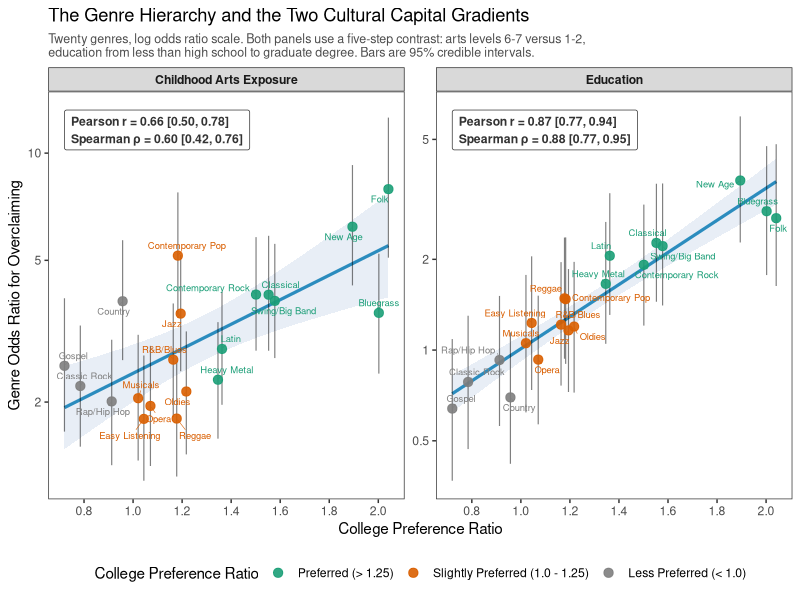
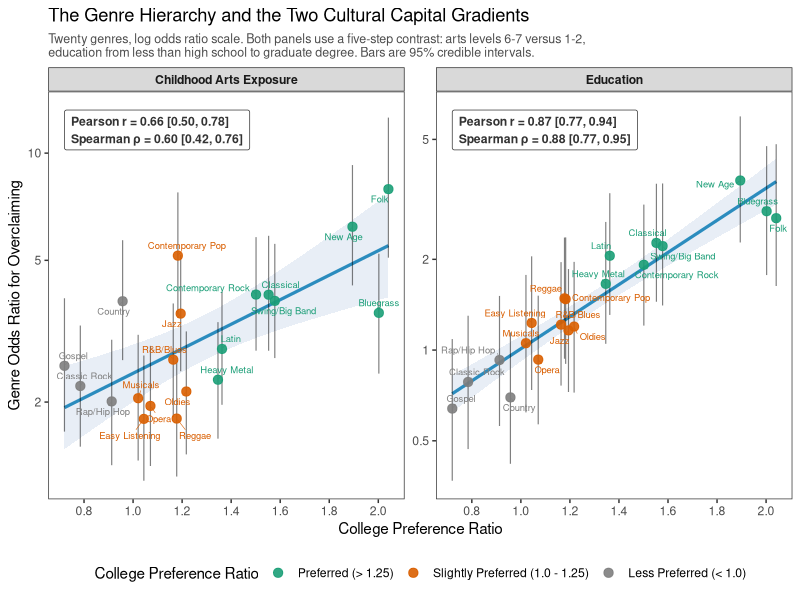

Reproduce these figures in R, in order.
#' @title Figure 7: College Preference Ratio against overclaiming odds for arts
#'   and education, two panels
#' @description Merged version of the two single-panel prestige figures (formerly
#'   two separate figures, one per exposure). For each genre the left
#'   panel pairs the childhood arts exposure odds ratio for overclaiming with the
#'   genre's College Preference Ratio, and the right panel does the same for
#'   education. Both panels come from paper Model 3 (arts and education slopes in
#'   the same genre random effects), via cache/m11_genre_summary.csv and
#'   cache/m11_correlations.csv written by post_m11_genre_effects.R, so the
#'   script needs no fit in memory.
#'
#'   The two panels use different exposure contrasts, so the y axes stay free:
#'   arts is the six-step contrast (exposure level 7 versus level 1) and education
#'   is the five-step contrast (less than high school to graduate degree). The
#'   x axis is shared, which is what makes the tighter education correspondence
#'   visible.
#'
#'   Output: Plots/fig7_prestige_odds.png

# The rho glyph needs a UTF-8 locale when the script runs outside the Positron
# console (plain Rscript inherits C, which drops it).
Sys.setlocale("LC_CTYPE", "en_US.UTF-8")

library(ggplot2)
library(ggrepel)
library(dplyr)
library(tidyr)

gs <- read.csv("cache/m11_genre_summary.csv", stringsAsFactors = FALSE)
stopifnot(nrow(gs) == 20, !any(is.na(gs$ratio_col)))

cor_tab <- read.csv("cache/m11_correlations.csv", stringsAsFactors = FALSE)
lab_row <- function(pear, spea) {
  one <- function(nm, sym) {
    r <- cor_tab[cor_tab$Statistic == nm, ]
    stopifnot(nrow(r) == 1)
    sprintf("%s = %.2f [%.2f, %.2f]", sym, r$Median, r$CrI_2.5, r$CrI_97.5)
  }
  paste(one(pear, "Pearson r"), one(spea, "Spearman \u03c1"), sep = "\n")
}

# Both panels use a five-step contrast, matching the arts contrast reported in the
# text (levels 6-7 versus 1-2) and the full education range (less than high school
# to graduate degree).
n_steps <- 5
d <- gs |>
  mutate(
    arts_or = exp(arts_slope_med * n_steps),
    arts_lo = exp(arts_slope_lo * n_steps),
    arts_hi = exp(arts_slope_hi * n_steps),
    educ_or = exp(educ_slope_med * n_steps),
    educ_lo = exp(educ_slope_lo * n_steps),
    educ_hi = exp(educ_slope_hi * n_steps)
  ) |>
  select(genre_name, ratio_col, pref_cat, arts_or, arts_lo, arts_hi,
         educ_or, educ_lo, educ_hi)

pref_levels <- c("Preferred (> 1.25)", "Slightly Preferred (1.0 - 1.25)", "Less Preferred (< 1.0)")
pref_colors <- c(
  "Preferred (> 1.25)"              = "#1b9e77",
  "Slightly Preferred (1.0 - 1.25)" = "#d95f02",
  "Less Preferred (< 1.0)"          = "gray50"
)
d <- d |> mutate(pref_cat = factor(pref_cat, levels = pref_levels))

long <- bind_rows(
  d |> transmute(genre_name, ratio_col, pref_cat,
                 or = arts_or, lo = arts_lo, hi = arts_hi,
                 Measure = "Childhood Arts Exposure"),
  d |> transmute(genre_name, ratio_col, pref_cat,
                 or = educ_or, lo = educ_lo, hi = educ_hi,
                 Measure = "Education")
) |>
  mutate(Measure = factor(Measure, levels = c("Childhood Arts Exposure", "Education")))

labels_df <- data.frame(
  Measure = factor(c("Childhood Arts Exposure", "Education"),
                   levels = levels(long$Measure)),
  label = c(
    lab_row("arts_prestige_pearson", "arts_prestige_spearman"),
    lab_row("educ_prestige_pearson", "educ_prestige_spearman")
  ),
  x = min(long$ratio_col),
  y = long |> group_by(Measure) |> summarise(m = max(hi) * 1.05, .groups = "drop") |> pull(m)
)

ggplot(long, aes(x = ratio_col, y = or)) +
  geom_smooth(method = "lm", formula = y ~ x,
              color = "#2b8cbe", fill = "#a6bddb", alpha = 0.25, linewidth = 1.1) +
  geom_errorbar(aes(ymin = lo, ymax = hi), width = 0,
                linewidth = 0.4, alpha = 0.5) +
  geom_point(aes(color = pref_cat), size = 2.8, alpha = 0.9) +
  geom_text_repel(aes(label = genre_name, color = pref_cat), size = 2.4,
                  max.overlaps = Inf, min.segment.length = 0,
                  segment.size = 0.2, show.legend = FALSE, seed = 42) +
  geom_label(data = labels_df, aes(x = x, y = y, label = label),
             inherit.aes = FALSE, hjust = 0, vjust = 1, size = 3.1,
             fontface = "bold", fill = "white", color = "gray20",
             label.padding = unit(0.45, "lines"), linewidth = 0.2) +
  facet_wrap(~ Measure, scales = "free_y", nrow = 1) +
  scale_color_manual(values = pref_colors, name = "College Preference Ratio") +
  scale_x_continuous(breaks = seq(0.6, 2.2, by = 0.2)) +
  # Odds ratios are multiplicative, so a log axis keeps the two panels comparable
  # and stops the genre with the widest interval from setting the whole scale.
  scale_y_log10(breaks = c(0.5, 1, 2, 5, 10, 20), labels = c("0.5", "1", "2", "5", "10", "20")) +
  labs(x = "College Preference Ratio", y = "Genre Odds Ratio for Overclaiming",
       title = "The Genre Hierarchy and the Two Cultural Capital Gradients",
       subtitle = paste0("Twenty genres, log odds ratio scale. Both panels use a five-step contrast: arts ",
                         "levels 6-7 versus 1-2,\neducation from less than high school to graduate degree. ",
                         "Bars are 95% credible intervals.")) +
  theme_bw(base_size = 11) +
  theme(legend.position = "bottom",
        strip.text = element_text(face = "bold"),
        panel.grid.minor = element_blank(),
        panel.grid.major = element_blank(),
        plot.subtitle = element_text(size = 9, color = "gray30"))

dir.create("Plots", showWarnings = FALSE)
ggsave("Plots/fig7_prestige_odds.png", width = 13, height = 6.8, dpi = 300, bg = "white",
       device = ragg::agg_png)
cat("Saved Plots/fig7_prestige_odds.png\n")
